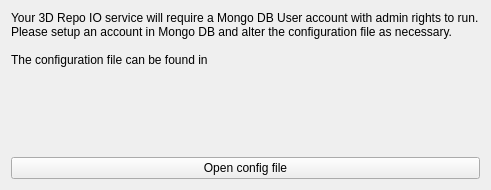
<?xml version="1.0" encoding="UTF-8"?>
<ui version="4.0">
 <class>AlterConfigFileWidget</class>
 <widget class="QWidget" name="AlterConfigFileWidget">
  <property name="geometry">
   <rect>
    <x>0</x>
    <y>0</y>
    <width>491</width>
    <height>190</height>
   </rect>
  </property>
  <property name="sizePolicy">
   <sizepolicy hsizetype="Preferred" vsizetype="Preferred">
    <horstretch>0</horstretch>
    <verstretch>0</verstretch>
   </sizepolicy>
  </property>
  <property name="minimumSize">
   <size>
    <width>491</width>
    <height>190</height>
   </size>
  </property>
  <property name="windowTitle">
   <string>Configure your web service</string>
  </property>
  <layout class="QVBoxLayout" name="verticalLayout">
   <item>
    <widget class="QLabel" name="descLabel">
     <property name="text">
      <string>Your 3D Repo IO service will require a Mongo DB User account with admin rights to run.  Please setup an account in Mongo DB and alter the configuration file as necessary.

The configuration file can be found in </string>
     </property>
     <property name="wordWrap">
      <bool>true</bool>
     </property>
    </widget>
   </item>
   <item>
    <spacer name="verticalSpacer">
     <property name="orientation">
      <enum>Qt::Vertical</enum>
     </property>
     <property name="sizeHint" stdset="0">
      <size>
       <width>20</width>
       <height>122</height>
      </size>
     </property>
    </spacer>
   </item>
   <item>
    <widget class="QPushButton" name="launchConfigButton">
     <property name="text">
      <string>Open config file</string>
     </property>
    </widget>
   </item>
  </layout>
 </widget>
 <resources/>
 <connections/>
</ui>
